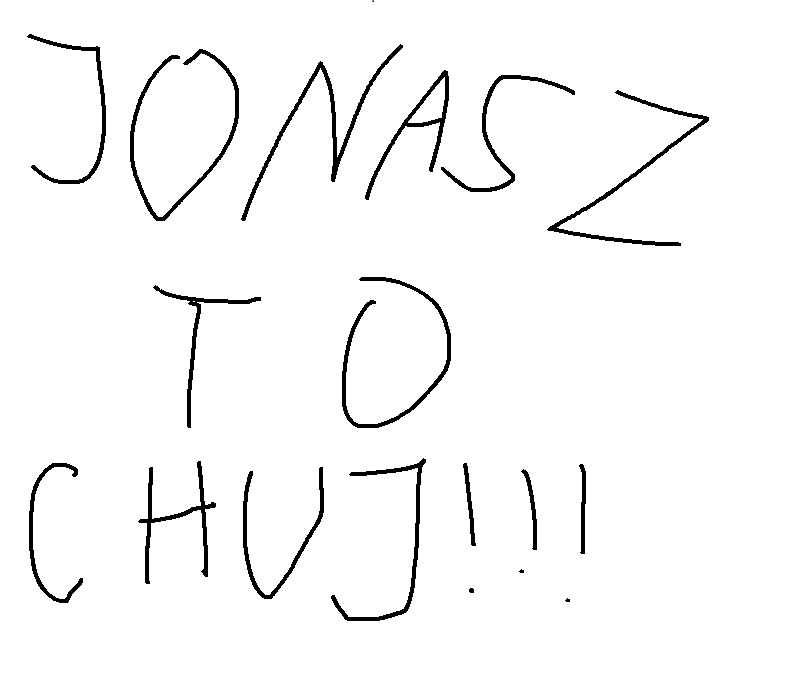
#> input picture test.bmp, 786 x 674 px
$ python create_array_from_bitmap.py
#> lines starting #> are read from the running program, lines starting #| are printed output that depends on the picture; after the words box and inside, x2 and y2 are one past the last pixel; in counts of white or black regions, pixels touching at a corner belong together
import numpy as np
from PIL import Image


def get_array_from_bitmap(name):
#> called with name = 'test.bmp'
    bmp_image = Image.open(name)
#> bmp_image is the input picture: PIL image 786x674 RGB; min 0, max 255, mean 246.9
    image_array = np.array(bmp_image)
    binary_array = (image_array != 0).astype(int)
#> binary_array: shape (674, 786, 3) int64; values 0 (black) and 1 (white), 96.8% white; 19 black regions (3 under 20 px), largest, box (x1, y1, x2, y2) and area: (241, 44, 403, 221) 1776, (130, 49, 239, 221) 1705, (547, 90, 709, 246) 1643
    new_array = np.ones((len(binary_array), len(binary_array[0])), dtype=int)
#> new_array: shape (674, 786) int64; every value is 1
    for i in range(len(binary_array)):
        for j in range(len(binary_array[i])):
            new_array[i][j] = binary_array[i][j][0]
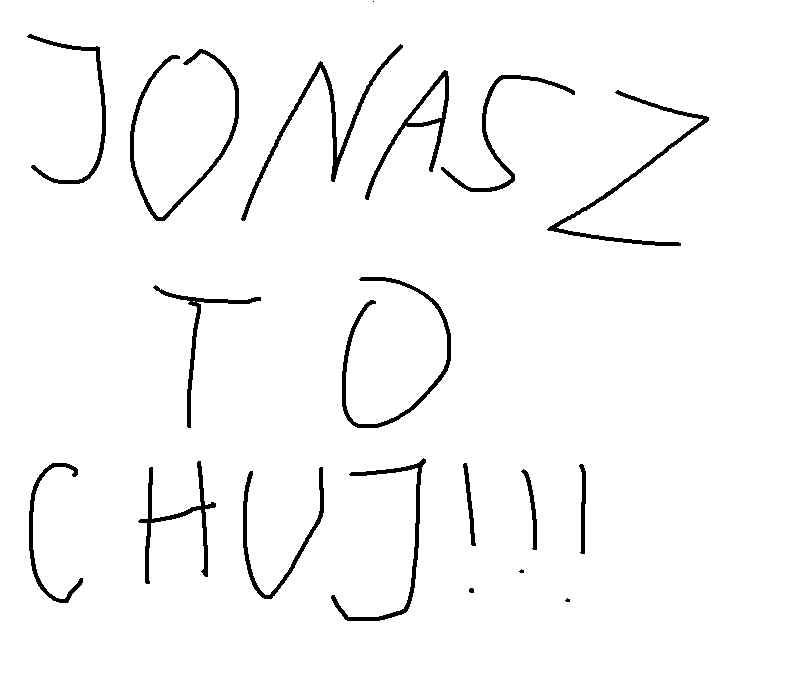
#> new_array: shape (674, 786) int64; values 0 (black) and 1 (white), 96.8% white; 19 black regions (3 under 20 px), largest, box (x1, y1, x2, y2) and area: (241, 44, 403, 221) 1776, (130, 49, 239, 221) 1705, (547, 90, 709, 246) 1643
    return new_array


if __name__ == "__main__":
    print(get_array_from_bitmap("test.bmp"))
